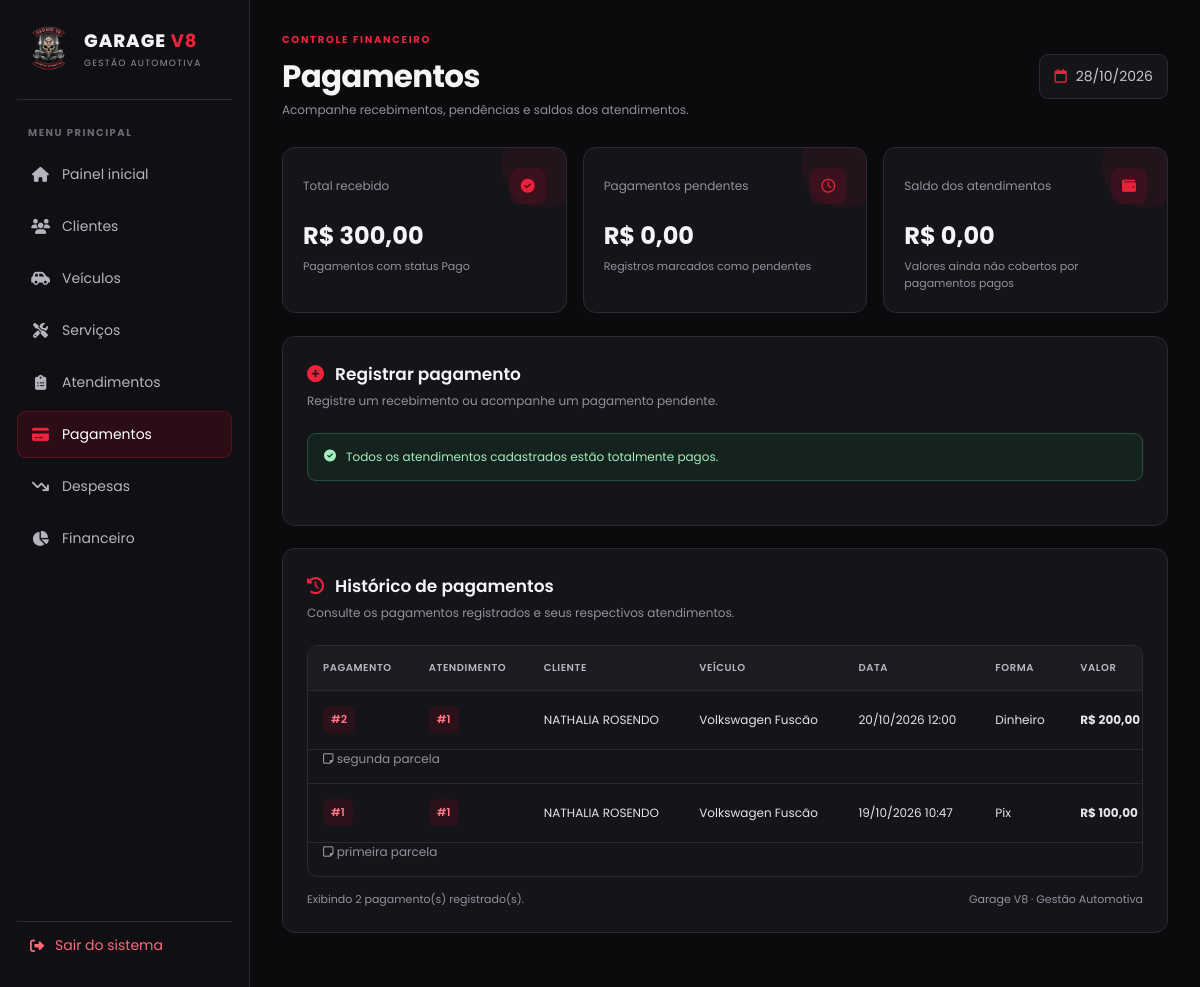
The app's page /pagamentos.php (signed in) with its own data.
### tables this page shows
CREATE TABLE `pagamentos` (
  `id_pagamento` int NOT NULL,
  `id_atendimento` int NOT NULL,
  `valor_pago` decimal(10,2) NOT NULL,
  `forma_pagamento` enum('Dinheiro','Pix','Cartão','Transferência','Outro') NOT NULL,
  `data_pagamento` datetime DEFAULT NULL,
  `status` enum('Pago','Pendente','Cancelado') NOT NULL DEFAULT 'Pendente',
  `observacoes` text
);

CREATE TABLE `clientes` (
  `id_cliente` int NOT NULL,
  `nome` varchar(100) NOT NULL,
  `telefone` varchar(20) DEFAULT NULL,
  `email` varchar(200) DEFAULT NULL,
  `observacoes` text,
  `cep` varchar(9) DEFAULT NULL,
  `logradouro` varchar(150) DEFAULT NULL,
  `numero` varchar(20) DEFAULT NULL,
  `complemento` varchar(100) DEFAULT NULL,
  `bairro` varchar(100) DEFAULT NULL,
  `cidade` varchar(100) DEFAULT NULL,
  `estado` char(2) DEFAULT NULL,
  `data_cadastro` datetime NOT NULL DEFAULT CURRENT_TIMESTAMP,
  `cadastrado_por` int NOT NULL
);

CREATE TABLE `veiculos` (
  `id_veiculo` int NOT NULL,
  `id_cliente` int NOT NULL,
  `marca` varchar(50) NOT NULL,
  `modelo` varchar(50) NOT NULL,
  `ano` int DEFAULT NULL,
  `placa` varchar(10) DEFAULT NULL,
  `cor` varchar(30) DEFAULT NULL,
  `observacoes` text
);

### pagamentos.php (the view, shortened to what this page needs)
<?php
require_once __DIR__ . '/config/conexao.php';
function e($valor) {
    return htmlspecialchars((string) $valor, ENT_QUOTES, 'UTF-8');
}
function dinheiro($valor) {
    return number_format((float) $valor, 2, ',', '.');
}
$atendimentos = $pdo->query(
    "SELECT
        a.id_atendimento,
        a.data_atendimento,
        a.valor_total,
        c.nome AS cliente,
        v.marca,
        v.modelo,
        COALESCE(
            SUM(
                CASE WHEN p.status = 'Pago'
                     THEN p.valor_pago ELSE 0 END
            ), 0
        ) AS total_pago
     FROM atendimentos a
     INNER JOIN clientes c ON c.id_cliente = a.id_cliente
     INNER JOIN veiculos v ON v.id_veiculo = a.id_veiculo
     LEFT JOIN pagamentos p ON p.id_atendimento = a.id_atendimento
     GROUP BY
        a.id_atendimento, a.data_atendimento, a.valor_total,
        c.nome, v.marca, v.modelo
     ORDER BY a.id_atendimento DESC"
)->fetchAll();
$pagamentos = $pdo->query(
    "SELECT
        p.id_pagamento,
        p.id_atendimento,
        p.valor_pago,
        p.forma_pagamento,
        p.data_pagamento,
        p.status,
        p.observacoes,
        c.nome AS cliente,
        v.marca,
        v.modelo
     FROM pagamentos p
     INNER JOIN atendimentos a ON a.id_atendimento = p.id_atendimento
     INNER JOIN clientes c ON c.id_cliente = a.id_cliente
     INNER JOIN veiculos v ON v.id_veiculo = a.id_veiculo
     ORDER BY p.id_pagamento DESC"
)->fetchAll();
$resumo = $pdo->query(
    "SELECT
        COALESCE(SUM(CASE WHEN status = 'Pago'
                          THEN valor_pago ELSE 0 END), 0) AS recebido,
        COALESCE(SUM(CASE WHEN status = 'Pendente'
                          THEN valor_pago ELSE 0 END), 0) AS pendente
     FROM pagamentos"
)->fetch();
$totalAReceber = 0.0;
$totalPagamentos = count($pagamentos);
?>
<!DOCTYPE html>
<html lang="pt-BR">
<head>
    <link rel="stylesheet" href="https://cdnjs.cloudflare.com/ajax/libs/font-awesome/6.5.2/css/all.min.css">
</head>
<body>
<div class="layout">
    <aside class="sidebar">
        <a href="index.php" class="brand">
            <img src="img/logogarage.png" alt="Logo Garage V8" class="brand-logo">
            <div>
                <div class="brand-name">GARAGE <strong>V8</strong></div>
                <span class="brand-subtitle">GESTÃO AUTOMOTIVA</span>
            </div>
        </a>
        <div class="menu-label">MENU PRINCIPAL</div>
        <nav class="menu">
            <a href="index.php">
                <i class="fa-solid fa-house"></i>
                <span>Painel inicial</span>
            </a>
            <a href="clientes.php">
                <i class="fa-solid fa-users"></i>
                <span>Clientes</span>
            </a>
            <a href="veiculos.php">
                <i class="fa-solid fa-car-side"></i>
                <span>Veículos</span>
            </a>
            <a href="servicos.php">
                <i class="fa-solid fa-screwdriver-wrench"></i>
                <span>Serviços</span>
            </a>
            <a href="atendimentos.php">
                <i class="fa-solid fa-clipboard-list"></i>
                <span>Atendimentos</span>
            </a>
            <a href="pagamentos.php" class="active">
                <i class="fa-solid fa-credit-card"></i>
                <span>Pagamentos</span>
            </a>
            <a href="despesas.php">
                <i class="fa-solid fa-arrow-trend-down"></i>
                <span>Despesas</span>
            </a>
            <a href="financeiro.php">
                <i class="fa-solid fa-chart-pie"></i>
                <span>Financeiro</span>
            </a>
        </nav>
        <a href="logout.php" class="logout-link">
            <i class="fa-solid fa-right-from-bracket"></i>
            <span>Sair do sistema</span>
        </a>
    </aside>
    <main class="main">
        <header class="header">
            <div>
                <div class="eyebrow">Controle financeiro</div>
                <h1>Pagamentos</h1>
                <p class="muted">
                    Acompanhe recebimentos, pendências e saldos dos atendimentos.
                </p>
            </div>
            <div class="header-date">
                <i class="fa-regular fa-calendar"></i>
                <?= e(date('d/m/Y')) ?>
            </div>
        </header>
        <section class="stats">
            <article class="stat-card">
                <div class="stat-top">
                    <span class="stat-label">Total recebido</span>
                    <span class="stat-icon">
                        <i class="fa-solid fa-circle-check"></i>
                    </span>
                </div>
                <div class="stat-value">
                    R$ <?= dinheiro($resumo['recebido']) ?>
                </div>
                <div class="stat-note">Pagamentos com status Pago</div>
            </article>
            <article class="stat-card">
                <div class="stat-top">
                    <span class="stat-label">Pagamentos pendentes</span>
                    <span class="stat-icon">
                        <i class="fa-regular fa-clock"></i>
                    </span>
                </div>
                <div class="stat-value">
                    R$ <?= dinheiro($resumo['pendente']) ?>
                </div>
                <div class="stat-note">Registros marcados como pendentes</div>
            </article>
            <article class="stat-card">
                <div class="stat-top">
                    <span class="stat-label">Saldo dos atendimentos</span>
                    <span class="stat-icon">
                        <i class="fa-solid fa-wallet"></i>
                    </span>
                </div>
                <div class="stat-value">
                    R$ <?= dinheiro($totalAReceber) ?>
                </div>
                <div class="stat-note">Valores ainda não cobertos por pagamentos pagos</div>
            </article>
        </section>
        <section class="panel">
            <div class="panel-heading">
                <div>
                    <h2 class="panel-title">
                        <i class="fa-solid fa-plus-circle"></i>
                        Registrar pagamento
                    </h2>
                    <p class="panel-description">
                        Registre um recebimento ou acompanhe um pagamento pendente.
                    </p>
                </div>
            </div>
            <?php if (!$atendimentos): ?>
                <div class="message error">
                    <i class="fa-solid fa-circle-info"></i>
                    <span>
                        Cadastre um atendimento antes de registrar pagamentos.
                    </span>
                </div>
            <?php else: ?>
                <?php
                $atendimentosComSaldo = array_filter(
                    $atendimentos,
                    fn($a) => (
                        (float) $a['valor_total'] -
                        (float) $a['total_pago']
                    ) > 0
                );
                ?>
                <?php if (!$atendimentosComSaldo): ?>
                    <div class="message ok">
                        <i class="fa-solid fa-circle-check"></i>
                        <span>
                            Todos os atendimentos cadastrados estão totalmente pagos.
                        </span>
                    </div>
                <?php endif; ?>
            <?php endif; ?>
        </section>
        <section class="panel">
            <div class="panel-heading">
                <div>
                    <h2 class="panel-title">
                        <i class="fa-solid fa-clock-rotate-left"></i>
                        Histórico de pagamentos
                    </h2>
                    <p class="panel-description">
                        Consulte os pagamentos registrados e seus respectivos atendimentos.
                    </p>
                </div>
            </div>
            <div class="table-wrap">
                <table>
                    <thead>
                    <tr>
                        <th>Pagamento</th>
                        <th>Atendimento</th>
                        <th>Cliente</th>
                        <th>Veículo</th>
                        <th>Data</th>
                        <th>Forma</th>
                        <th>Valor</th>
                    </tr>
                    </thead>
                    <tbody>
                    <?php if (!$pagamentos): ?>
                        <tr>
                            <td colspan="8">
                                <div class="empty-state">
                                    <i class="fa-solid fa-receipt"></i>
                                    Nenhum pagamento registrado ainda.
                                </div>
                            </td>
                        </tr>
                    <?php else: ?>
                        <?php foreach ($pagamentos as $p): ?>
                            <tr>
                                <td>
                                    <span class="id-badge">
                                        #<?= (int) $p['id_pagamento'] ?>
                                    </span>
                                </td>
                                <td>
                                    <span class="id-badge">
                                        #<?= (int) $p['id_atendimento'] ?>
                                    </span>
                                </td>
                                <td><?= e($p['cliente']) ?></td>
                                <td><?= e($p['marca'] . ' ' . $p['modelo']) ?></td>
                                <td>
                                    <?= e(date(
                                        'd/m/Y H:i',
                                        strtotime($p['data_pagamento'])
                                    )) ?>
                                </td>
                                <td><?= e($p['forma_pagamento']) ?></td>
                                <td>
                                    <strong>
                                        R$ <?= dinheiro($p['valor_pago']) ?>
                                    </strong>
                                </td>
                            </tr>
                            <?php if (!empty($p['observacoes'])): ?>
                                <tr>
                                    <td colspan="8" style="padding-top:0; color:var(--muted)">
                                        <i class="fa-regular fa-note-sticky"></i>
                                        <?= e($p['observacoes']) ?>
                                    </td>
                                </tr>
                            <?php endif; ?>
                        <?php endforeach; ?>
                    <?php endif; ?>
                    </tbody>
                </table>
            </div>
            <div class="table-footer">
                <span>
                    Exibindo <?= $totalPagamentos ?>
                    pagamento(s) registrado(s).
                </span>
                <span>Garage V8 · Gestão Automotiva</span>
            </div>
        </section>
    </main>
</div>
</body>
</html>

### records on screen
pagamentos: id_pagamento "2", id_atendimento "1", clientes.nome "NATHALIA ROSENDO", veiculos.marca+modelo "Volkswagen Fuscão", data_pagamento "20/10/2026 12:00", forma_pagamento "Dinheiro", valor_pago "200,00", observacoes "segunda parcela"
pagamentos: id_pagamento "1", id_atendimento "1", clientes.nome "NATHALIA ROSENDO", veiculos.marca+modelo "Volkswagen Fuscão", data_pagamento "19/10/2026 10:47", forma_pagamento "Pix", valor_pago "100,00", observacoes "primeira parcela"

### other values on screen
dinheiro($resumo['recebido']) "300,00"
dinheiro($resumo['pendente']) "0,00"
dinheiro($totalAReceber) "0,00"
$totalPagamentos "2"
